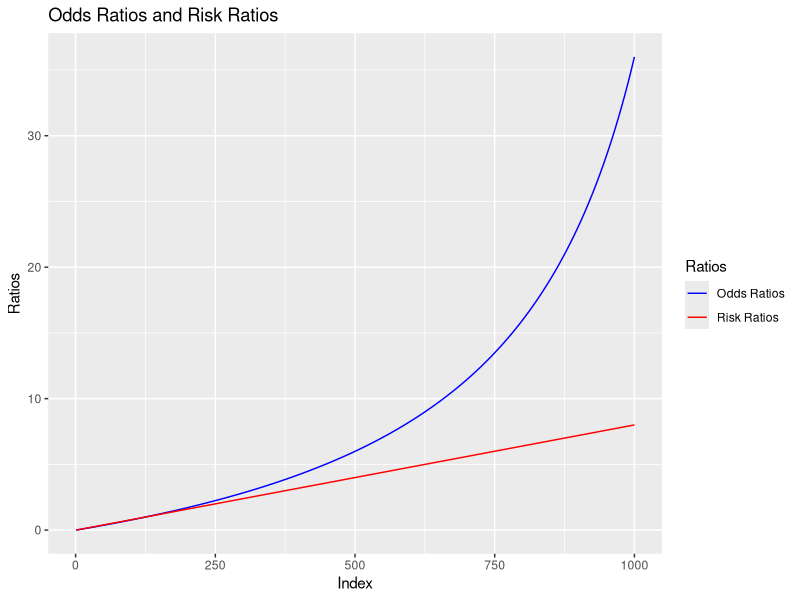
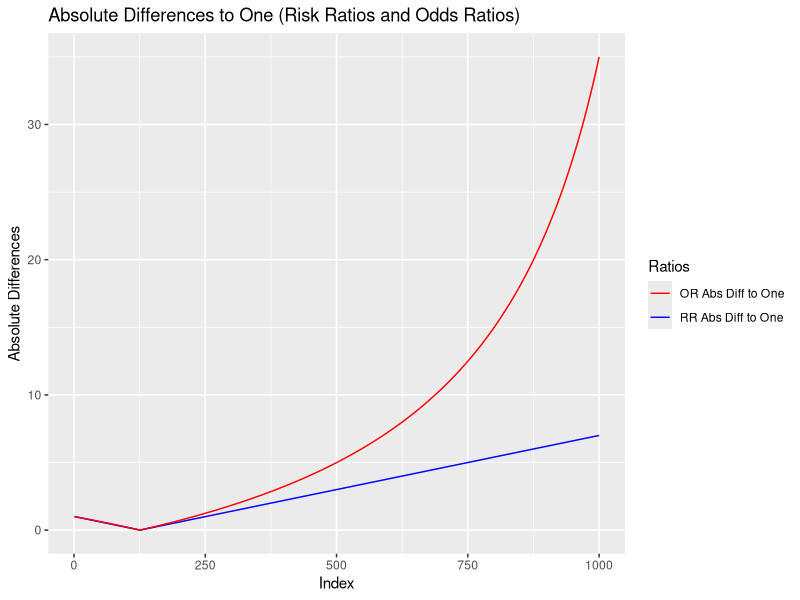

The R script that drew these images, in order:
# Thinking about 
# risk (ratios)
# odds (ratios)

library(tidyverse)

# in progress # 
p1 <- 0.001
odds1 <- p1/(1-p1)
p2 <- 0.002
odds2 <- p2/(1-p2)
(odds_ratio <- odds2/odds1)
(risk_ratio <- p2/p1)


# make more:
n <- 1000
odds2_seq <- risk_ratios <- odds_ratios <- rep(NA, n)
p1 <- 0.1
p2_seq <- seq(from = 0.0001, to = 0.8, length.out = n) 
odds1 <- p1/(1-p1)

for(i in 1:n){
  odds2_seq[i] <- p2_seq[i]/(1 - p2_seq[i])
  odds_ratios[i] <- odds2_seq[i]/odds1
  risk_ratios[i] <- p2_seq[i]/p1
}

df <- data.frame(index = 1:n, 
                 odds_ratios = odds_ratios, 
                 risk_ratios = risk_ratios,
                 rr_abs_diff_to_one = abs(risk_ratios-1),
                 or_abs_diff_to_one = abs(odds_ratios-1))

df %>% ggplot() + 
  geom_line(aes(x = index, y = odds_ratios, colour = "Odds Ratios")) +
  geom_line(aes(x = index, y = risk_ratios, colour = "Risk Ratios")) +
  scale_color_manual(values = c("Odds Ratios" = "blue", "Risk Ratios" = "red")) +
  labs(title = "Odds Ratios and Risk Ratios", 
       x = "Index", 
       y = "Ratios", 
       color = "Ratios") 

df %>% ggplot() + 
  geom_line(aes(x = index, y = rr_abs_diff_to_one, colour = "RR Abs Diff to One")) +
  geom_line(aes(x = index, y = or_abs_diff_to_one, colour = "OR Abs Diff to One")) +
  scale_color_manual(values = c("RR Abs Diff to One" = "blue", "OR Abs Diff to One" = "red")) +
  labs(title = "Absolute Differences to One (Risk Ratios and Odds Ratios)", 
       x = "Index", 
       y = "Absolute Differences", 
       color = "Ratios") 


